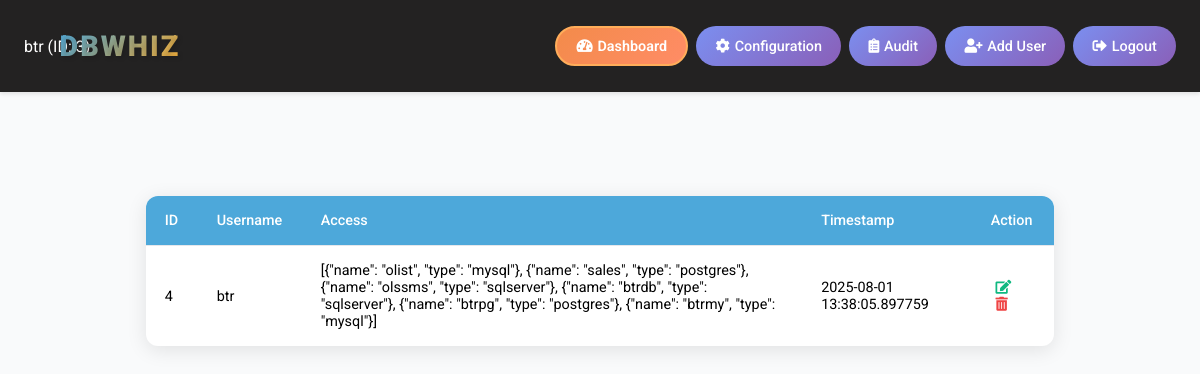
The app's page /admin_console (signed in) with its own data.
### models.py (models this page shows)
class Enterprise(db.Model):
    __bind_key__ = 'admin'
    __tablename__ = 'enterprise'
    id = db.Column(db.Integer, primary_key=True)
    name = db.Column(db.String(128), unique=True, nullable=False)
    mysql_host = db.Column(db.String(128))
    mysql_port = db.Column(db.Integer, default=3306)
    mysql_admin_user = db.Column(db.String(128))
    mysql_admin_password = db.Column(db.String(128))
    postgres_host = db.Column(db.String(128))
    postgres_port = db.Column(db.Integer, default=5432)
    postgres_admin_user = db.Column(db.String(128))
    postgres_admin_password = db.Column(db.String(128))
    created_at = db.Column(db.DateTime, default=datetime.utcnow)
    sqlserver_host = db.Column(db.String(128))
    sqlserver_port = db.Column(db.Integer, default=1433)
    sqlserver_instance = db.Column(db.String(128))  # New column for instance name
    sqlserver_admin_user = db.Column(db.String(128))
    sqlserver_admin_password = db.Column(db.String(128))
    users = db.relationship('User', backref='user_enterprise', lazy=True)
    admin_users = db.relationship('AdminUser', backref='admin_enterprise', lazy=True)
    shared_databases = db.relationship('SharedDatabase', backref='database_enterprise', lazy=True)
    audit_logs = db.relationship('AdminLog', backref='log_enterprise', lazy=True)
    chat_threads = db.relationship('ChatThread', backref='thread_enterprise', lazy=True)

class User(db.Model, UserMixin):
    __bind_key__ = 'admin'
    id = db.Column(db.Integer, primary_key=True)
    username = db.Column(db.String(100), nullable=False)
    password = db.Column(db.String(255), nullable=False)
    mysql_password = db.Column(db.String(120))
    postgres_password = db.Column(db.String(120))
    sqlserver_password = db.Column(db.String(120))
    access = db.Column(db.Text)
    timestamp = db.Column(db.DateTime, default=datetime.utcnow)
    enterprise_id = db.Column(db.Integer, db.ForeignKey('enterprise.id'), nullable=False)
    __table_args__ = (
        db.UniqueConstraint('username', 'enterprise_id', name='unique_username_per_enterprise'),
    )

### main.py (the view)
@app.route('/admin_console')
@require_enterprise_auth
def admin_console():
    enterprise = get_current_enterprise()
    if not enterprise:
        flash("Enterprise not found", 'error')
        return redirect(url_for('verify_secret'))
    users = User.query.filter_by(enterprise_id=enterprise.id).all()
    return render_template('adminconsole.html',
                         users=users,
                         enterprise=enterprise)

### main.py (called while the page is built)
def get_current_enterprise():
    if 'enterprise_id' not in session:
        return None
    return Enterprise.query.get(session['enterprise_id'])

def require_enterprise_auth(f):
    @wraps(f)
    def decorated_function(*args, **kwargs):
        if 'enterprise_id' not in session:
            flash("Please log into an enterprise first", 'error')
            return redirect(url_for('verify_secret'))
        return f(*args, **kwargs)
    return decorated_function

### templates/adminconsole.html (shortened to what this page needs)
<!DOCTYPE html>
<html lang="en">
<head>
    <link rel="stylesheet" href="https://cdnjs.cloudflare.com/ajax/libs/font-awesome/5.15.4/css/all.min.css">
</head>
<body>
    <div class="navbar">
        <div class="navbar-logo">DBWHIZ</div>
        <div class="enterprise-info">
            <span class="enterprise-name">{{ enterprise.name }}</span>
            <span class="enterprise-id">(ID: {{ enterprise.id }})</span>
        </div>
        <div class="navbar-buttons">
            <a href="/admin_console" class="nav-button active"><i class="fas fa-tachometer-alt"></i> Dashboard</a>
            <a href="/configuration" class="nav-button"><i class="fas fa-cog"></i> Configuration</a>
            <a href="/audit_page" class="nav-button"><i class="fas fa-clipboard-list"></i> Audit</a>
            <a href="/signup" class="nav-button"><i class="fas fa-user-plus"></i> Add User</a>
            <a href="/logout" class="nav-button"><i class="fas fa-sign-out-alt"></i> Logout</a>
        </div>
    </div>
    <div class="content">
        <table class="user-table">
            <thead>
                <tr>
                    <th>ID</th>
                    <th>Username</th>
                    <th>Access</th>
                    <th>Timestamp</th>
                    <th>Action</th>
                </tr>
            </thead>
            <tbody>
                {% for user in enterprise.users %}
                <tr>
                    <td>{{ user.id }}</td>
                    <td>{{ user.username }}</td>
                    <td>{{ user.access }}</td>
                    <td>{{ user.timestamp }}</td>
                    <td class="action-icons">
                        <a href="/admin_update?username={{ user.username }}" title="Edit User">
                            <i class="fas fa-edit edit-icon"></i>
                        </a>
                        <form action="/delete_user" method="post" style="display:inline;"
                              onsubmit="return confirm('Are you sure you want to delete user {{ user.username }}? This action cannot be undone.');">
                            <button type="submit" style="border:none; background:none; padding:0; cursor:pointer;">
                                <i class="fas fa-trash-alt delete-icon" title="Delete User"></i>
                            </button>
                        </form>
                    </td>
                </tr>
                {% endfor %}
            </tbody>
        </table>
    </div>
</body>
</html>

### templates/adminconsole.html (style rules this page uses)
:root { --primary-color: #4da8da; --secondary-color: #232222; --accent-color: #6bb9e6; --background-color: #f9fafb; --text-color: #333333; --success-color: #3c763d; --error-color: #a94442; --info-color: #31708f; --border-color: #e5e7eb; }
body { font-family: 'Roboto', sans-serif; background: var(--background-color); margin: 0; padding: 0; display: flex; flex-direction: column; min-height: 100vh; }
.navbar { background-color: var(--secondary-color); padding: 1rem 1.5rem; display: flex; align-items: center; color: white; height: 60px; box-shadow: 0 2px 4px rgba(0, 0, 0, 0.1); position: relative; }
.navbar-logo { position: absolute; left: 10%; transform: translateX(-50%); font-size: 1.8rem; font-weight: 900; font-family: 'Roboto', sans-serif; background: linear-gradient(135deg, #4da8da, #fbb034); -webkit-background-clip: text; -webkit-text-fill-color: transparent; text-shadow: 2px 2px 4px rgba(0,0,0,0.15); letter-spacing: 2px; }
.navbar-buttons { display: flex; gap: 0.5rem; position: absolute; right: 1.5rem; }
.nav-button { background: linear-gradient(135deg, #7b8ff0 0%, #8a5fb8 100%); color: #fff; padding: 0.6rem 1.2rem; border: none; border-radius: 20px; cursor: pointer; font-weight: 500; font-size: 0.9rem; text-decoration: none; display: inline-flex; align-items: center; gap: 0.3rem; transition: background-color 0.3s, transform 0.2s; }
.nav-button.active { background: linear-gradient(135deg, #f38b4a, #ff8c66); border: 2px solid #ffad5a; color: white; font-weight: 600; }
.nav-button i { font-size: 0.9rem; }
.content { flex: 1; display: flex; flex-direction: column; align-items: center; padding: 2rem; }
.user-table { width: 80%; max-width: 1000px; margin: 1.5rem auto; border-collapse: separate; border-spacing: 0; background: white; border-radius: 12px; overflow: hidden; box-shadow: 0 4px 20px rgba(0, 0, 0, 0.1); }
.user-table th, .user-table td { padding: 1rem 1.2rem; text-align: left; border-bottom: 1px solid var(--border-color); font-size: 0.9rem; }
.user-table th { background-color: var(--primary-color); color: white; font-weight: 500; }
.user-table tr:last-child td { border-bottom: none; }
.action-icons a, .action-icons form { display: inline-block; margin: 0 0.3rem; }
.action-icons i { font-size: 14px; cursor: pointer; transition: color 0.3s; }
.action-icons .edit-icon { color: #10b981; }
.action-icons .delete-icon { color: #ef4444; }

### records on screen
Enterprise: name "btr", id "3"
User: id "4", username "btr", access "[{\"name\": \"olist\", \"type\": \"mysql\"}, {\"name\": \"sales\", \"type\": \"postgres\"}, {\"name\": \"olssms\", \"type\": \"sqlserver\"}, {\"name\": \"btrdb\", \"type\": \"sqlserver\"}, {\"name\": \"btrpg\", \"type\": \"postgres\"}, {\"name\": \"btrmy\", \"type\": \"mysql\"}]", timestamp "2025-08-01 13:38:05.897759"
